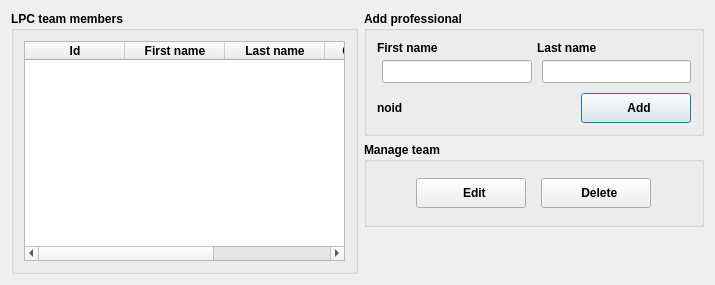
<?xml version="1.0" encoding="UTF-8"?>
<ui version="4.0">
 <class>Dialog</class>
 <widget class="QDialog" name="Dialog">
  <property name="geometry">
   <rect>
    <x>0</x>
    <y>0</y>
    <width>715</width>
    <height>285</height>
   </rect>
  </property>
  <property name="minimumSize">
   <size>
    <width>715</width>
    <height>285</height>
   </size>
  </property>
  <property name="windowTitle">
   <string>Dialog</string>
  </property>
  <layout class="QHBoxLayout" name="horizontalLayout">
   <item>
    <widget class="QGroupBox" name="teamGroupBox">
     <property name="sizePolicy">
      <sizepolicy hsizetype="Preferred" vsizetype="MinimumExpanding">
       <horstretch>0</horstretch>
       <verstretch>0</verstretch>
      </sizepolicy>
     </property>
     <property name="minimumSize">
      <size>
       <width>0</width>
       <height>0</height>
      </size>
     </property>
     <property name="maximumSize">
      <size>
       <width>16777215</width>
       <height>16777215</height>
      </size>
     </property>
     <property name="font">
      <font>
       <weight>75</weight>
       <bold>true</bold>
      </font>
     </property>
     <property name="title">
      <string>LPC team members</string>
     </property>
     <layout class="QGridLayout" name="gridLayout_5">
      <property name="leftMargin">
       <number>10</number>
      </property>
      <property name="topMargin">
       <number>10</number>
      </property>
      <property name="rightMargin">
       <number>10</number>
      </property>
      <property name="bottomMargin">
       <number>10</number>
      </property>
      <property name="spacing">
       <number>5</number>
      </property>
      <item row="0" column="0">
       <layout class="QHBoxLayout" name="horizontalLayout_10">
        <property name="spacing">
         <number>5</number>
        </property>
        <item>
         <widget class="QTableWidget" name="tableWidget">
          <property name="styleSheet">
           <string notr="true">font: 8pt &quot;MS Shell Dlg 2&quot;;</string>
          </property>
          <property name="frameShape">
           <enum>QFrame::StyledPanel</enum>
          </property>
          <property name="alternatingRowColors">
           <bool>true</bool>
          </property>
          <property name="sortingEnabled">
           <bool>true</bool>
          </property>
          <column>
           <property name="text">
            <string>Id</string>
           </property>
          </column>
          <column>
           <property name="text">
            <string>First name</string>
           </property>
          </column>
          <column>
           <property name="text">
            <string>Last name</string>
           </property>
          </column>
          <column>
           <property name="text">
            <string>Create date</string>
           </property>
          </column>
          <column>
           <property name="text">
            <string>Modify date</string>
           </property>
          </column>
         </widget>
        </item>
       </layout>
      </item>
     </layout>
    </widget>
   </item>
   <item>
    <layout class="QVBoxLayout" name="verticalLayout_3">
     <item>
      <widget class="QGroupBox" name="addGroupBox">
       <property name="sizePolicy">
        <sizepolicy hsizetype="Preferred" vsizetype="MinimumExpanding">
         <horstretch>0</horstretch>
         <verstretch>0</verstretch>
        </sizepolicy>
       </property>
       <property name="minimumSize">
        <size>
         <width>0</width>
         <height>110</height>
        </size>
       </property>
       <property name="maximumSize">
        <size>
         <width>340</width>
         <height>16777215</height>
        </size>
       </property>
       <property name="font">
        <font>
         <weight>75</weight>
         <bold>true</bold>
        </font>
       </property>
       <property name="title">
        <string>Add professional</string>
       </property>
       <layout class="QGridLayout" name="gridLayout_4">
        <property name="leftMargin">
         <number>10</number>
        </property>
        <property name="topMargin">
         <number>10</number>
        </property>
        <property name="rightMargin">
         <number>10</number>
        </property>
        <property name="bottomMargin">
         <number>10</number>
        </property>
        <property name="spacing">
         <number>5</number>
        </property>
        <item row="0" column="0">
         <layout class="QVBoxLayout" name="verticalLayout">
          <property name="spacing">
           <number>0</number>
          </property>
          <item>
           <layout class="QHBoxLayout" name="horizontalLayout_3">
            <property name="spacing">
             <number>5</number>
            </property>
            <property name="bottomMargin">
             <number>5</number>
            </property>
            <item>
             <widget class="QLabel" name="farmerFirstNameLabel">
              <property name="styleSheet">
               <string notr="true">font: 8pt &quot;MS Shell Dlg 2&quot;;</string>
              </property>
              <property name="text">
               <string>First name</string>
              </property>
             </widget>
            </item>
            <item>
             <widget class="QLabel" name="farmerLastNameLabel">
              <property name="styleSheet">
               <string notr="true">font: 8pt &quot;MS Shell Dlg 2&quot;;</string>
              </property>
              <property name="text">
               <string>Last name</string>
              </property>
             </widget>
            </item>
           </layout>
          </item>
          <item>
           <layout class="QHBoxLayout" name="horizontalLayout_4">
            <property name="spacing">
             <number>10</number>
            </property>
            <property name="leftMargin">
             <number>5</number>
            </property>
            <item>
             <widget class="QLineEdit" name="lpcTeamFirstNameLineEdit">
              <property name="minimumSize">
               <size>
                <width>0</width>
                <height>23</height>
               </size>
              </property>
              <property name="styleSheet">
               <string notr="true">font: 8pt &quot;MS Shell Dlg 2&quot;;</string>
              </property>
             </widget>
            </item>
            <item>
             <widget class="QLineEdit" name="lpcTeamLastNameLineEdit">
              <property name="sizePolicy">
               <sizepolicy hsizetype="Expanding" vsizetype="Fixed">
                <horstretch>0</horstretch>
                <verstretch>0</verstretch>
               </sizepolicy>
              </property>
              <property name="minimumSize">
               <size>
                <width>0</width>
                <height>23</height>
               </size>
              </property>
              <property name="styleSheet">
               <string notr="true">font: 8pt &quot;MS Shell Dlg 2&quot;;</string>
              </property>
             </widget>
            </item>
           </layout>
          </item>
         </layout>
        </item>
        <item row="1" column="0">
         <layout class="QHBoxLayout" name="horizontalLayout_7">
          <property name="spacing">
           <number>5</number>
          </property>
          <property name="topMargin">
           <number>5</number>
          </property>
          <item>
           <widget class="QLabel" name="lpcTeamIDLabel">
            <property name="enabled">
             <bool>true</bool>
            </property>
            <property name="styleSheet">
             <string notr="true">font: 8pt &quot;MS Shell Dlg 2&quot;;</string>
            </property>
            <property name="text">
             <string>noid</string>
            </property>
           </widget>
          </item>
          <item>
           <spacer name="horizontalSpacer_4">
            <property name="orientation">
             <enum>Qt::Horizontal</enum>
            </property>
            <property name="sizeHint" stdset="0">
             <size>
              <width>40</width>
              <height>20</height>
             </size>
            </property>
           </spacer>
          </item>
          <item>
           <widget class="QPushButton" name="lpcTeamAddPushButton">
            <property name="minimumSize">
             <size>
              <width>110</width>
              <height>30</height>
             </size>
            </property>
            <property name="maximumSize">
             <size>
              <width>110</width>
              <height>16777215</height>
             </size>
            </property>
            <property name="styleSheet">
             <string notr="true">font: 8pt &quot;MS Shell Dlg 2&quot;;</string>
            </property>
            <property name="text">
             <string>  Add</string>
            </property>
            <property name="icon">
             <iconset resource="../../resources.qrc">
              <normaloff>:/plugins/lallemand_plant_care/icons/user.png</normaloff>:/plugins/lallemand_plant_care/icons/user.png</iconset>
            </property>
           </widget>
          </item>
         </layout>
        </item>
       </layout>
      </widget>
     </item>
     <item>
      <widget class="QGroupBox" name="groupBox_4">
       <property name="sizePolicy">
        <sizepolicy hsizetype="Preferred" vsizetype="Preferred">
         <horstretch>0</horstretch>
         <verstretch>0</verstretch>
        </sizepolicy>
       </property>
       <property name="minimumSize">
        <size>
         <width>0</width>
         <height>85</height>
        </size>
       </property>
       <property name="maximumSize">
        <size>
         <width>340</width>
         <height>16777215</height>
        </size>
       </property>
       <property name="font">
        <font>
         <weight>75</weight>
         <bold>true</bold>
        </font>
       </property>
       <property name="title">
        <string>Manage team</string>
       </property>
       <layout class="QGridLayout" name="gridLayout_6">
        <property name="leftMargin">
         <number>10</number>
        </property>
        <property name="topMargin">
         <number>10</number>
        </property>
        <property name="rightMargin">
         <number>10</number>
        </property>
        <property name="bottomMargin">
         <number>10</number>
        </property>
        <property name="spacing">
         <number>5</number>
        </property>
        <item row="0" column="0">
         <layout class="QHBoxLayout" name="horizontalLayout_8">
          <property name="spacing">
           <number>15</number>
          </property>
          <property name="leftMargin">
           <number>15</number>
          </property>
          <property name="rightMargin">
           <number>15</number>
          </property>
          <item>
           <widget class="QPushButton" name="editPushButton">
            <property name="minimumSize">
             <size>
              <width>100</width>
              <height>30</height>
             </size>
            </property>
            <property name="maximumSize">
             <size>
              <width>110</width>
              <height>30</height>
             </size>
            </property>
            <property name="styleSheet">
             <string notr="true">font: 8pt &quot;MS Shell Dlg 2&quot;;</string>
            </property>
            <property name="text">
             <string>  Edit</string>
            </property>
            <property name="icon">
             <iconset resource="../../resources.qrc">
              <normaloff>:/plugins/lallemand_plant_care/icons/edit.png</normaloff>:/plugins/lallemand_plant_care/icons/edit.png</iconset>
            </property>
            <property name="iconSize">
             <size>
              <width>24</width>
              <height>24</height>
             </size>
            </property>
           </widget>
          </item>
          <item>
           <widget class="QPushButton" name="deletePushButton">
            <property name="minimumSize">
             <size>
              <width>100</width>
              <height>30</height>
             </size>
            </property>
            <property name="maximumSize">
             <size>
              <width>110</width>
              <height>30</height>
             </size>
            </property>
            <property name="styleSheet">
             <string notr="true">font: 8pt &quot;MS Shell Dlg 2&quot;;</string>
            </property>
            <property name="text">
             <string>  Delete</string>
            </property>
            <property name="icon">
             <iconset resource="../../resources.qrc">
              <normaloff>:/plugins/lallemand_plant_care/icons/delete.png</normaloff>:/plugins/lallemand_plant_care/icons/delete.png</iconset>
            </property>
            <property name="iconSize">
             <size>
              <width>24</width>
              <height>24</height>
             </size>
            </property>
           </widget>
          </item>
         </layout>
        </item>
       </layout>
      </widget>
     </item>
     <item>
      <spacer name="verticalSpacer">
       <property name="orientation">
        <enum>Qt::Vertical</enum>
       </property>
       <property name="sizeHint" stdset="0">
        <size>
         <width>20</width>
         <height>40</height>
        </size>
       </property>
      </spacer>
     </item>
    </layout>
   </item>
  </layout>
 </widget>
 <tabstops>
  <tabstop>tableWidget</tabstop>
  <tabstop>lpcTeamFirstNameLineEdit</tabstop>
  <tabstop>lpcTeamLastNameLineEdit</tabstop>
  <tabstop>lpcTeamAddPushButton</tabstop>
  <tabstop>editPushButton</tabstop>
  <tabstop>deletePushButton</tabstop>
 </tabstops>
 <resources>
  <include location="../../resources.qrc"/>
 </resources>
 <connections/>
</ui>
